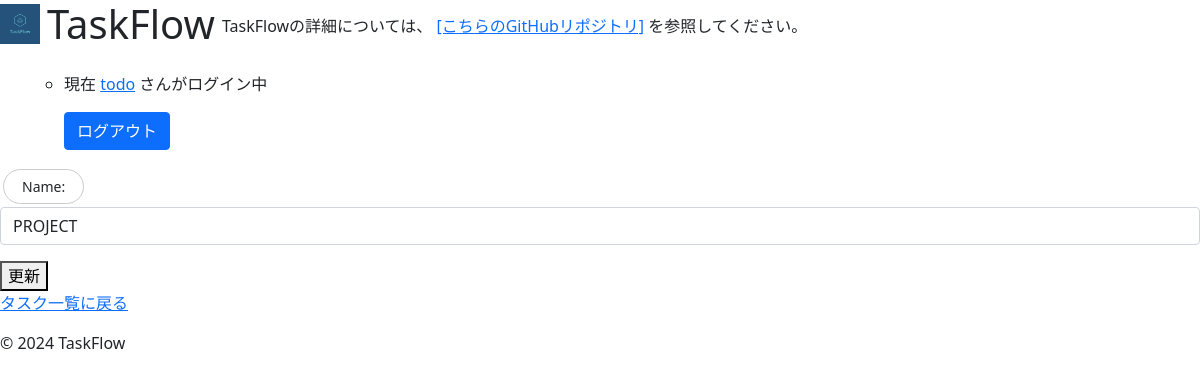
The app's page /list/update/11/ (signed in), older data.
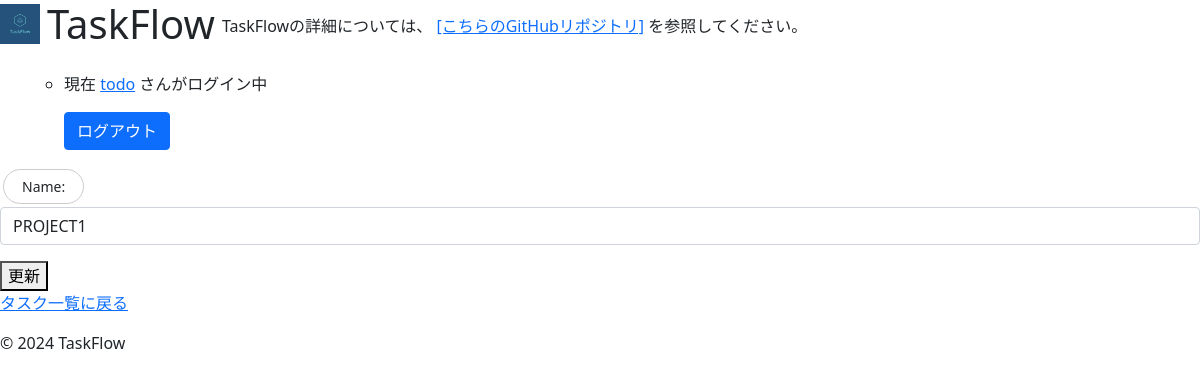
The same page, newer data.
### todo_app/models.py (models this page shows, shortened)
class TaskList(models.Model):
    name=models.CharField(max_length=20) #リスト名

### todo_app/views.py (the view)
# urls.py: path('list/update/<int:pk>/', ListUpdateView.as_view(), name='list_update'), #リスト更新
class ListUpdateView(UpdateView):
    model=TaskList
    form_class=ListForm
    template_name='todo_app/list_update.html'
    success_url=reverse_lazy('task_list')

### todo_app/forms.py
class ListForm(forms.ModelForm):
    class Meta:
        model=TaskList
        fields=['name'] #リストの名前を入力
        widgets = {
            'name': forms.TextInput(attrs={'class': 'form-control', 'placeholder': 'タスクのタイトルを入力'}),
        }

### templates/todo_app/list_update.html (shortened to what this page needs)
{% extends 'base.html' %}
{% block content %}
    <form method="post">
        {{ form.as_p }}
        <button type="submit">更新</button>
    </form>
    <p>
        <a href="{% url 'task_list' %}">タスク一覧に戻る</a>
    </p>
{% endblock %}

Row changes from the older to the newer data that the page shows:
changed TaskList: name "PROJECT" → "PROJECT1"
